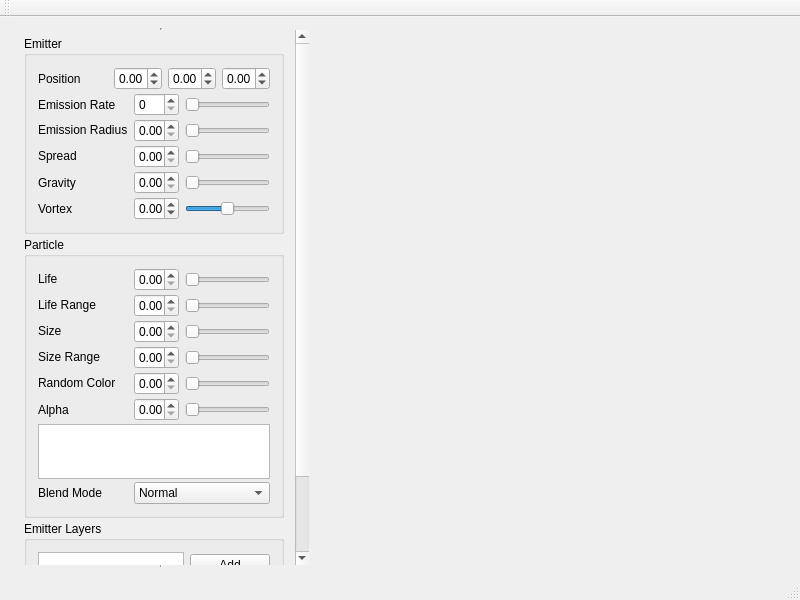
<?xml version="1.0" encoding="UTF-8"?>
<ui version="4.0">
 <class>MainWindow</class>
 <widget class="QMainWindow" name="MainWindow">
  <property name="geometry">
   <rect>
    <x>0</x>
    <y>0</y>
    <width>800</width>
    <height>600</height>
   </rect>
  </property>
  <property name="minimumSize">
   <size>
    <width>300</width>
    <height>300</height>
   </size>
  </property>
  <property name="windowTitle">
   <string>MainWindow</string>
  </property>
  <property name="statusTip">
   <string>Left: Rotate, Middle: Pan, Right/Scroll: Zoom</string>
  </property>
  <widget class="QWidget" name="centralWidget">
   <layout class="QHBoxLayout" name="horizontalLayout">
    <item>
     <layout class="QHBoxLayout" name="horizontalLayout_3">
      <item>
       <widget class="QScrollArea" name="scrollArea">
        <property name="sizePolicy">
         <sizepolicy hsizetype="Fixed" vsizetype="Expanding">
          <horstretch>0</horstretch>
          <verstretch>0</verstretch>
         </sizepolicy>
        </property>
        <property name="minimumSize">
         <size>
          <width>300</width>
          <height>0</height>
         </size>
        </property>
        <property name="maximumSize">
         <size>
          <width>240</width>
          <height>16777215</height>
         </size>
        </property>
        <property name="frameShape">
         <enum>QFrame::VLine</enum>
        </property>
        <property name="widgetResizable">
         <bool>true</bool>
        </property>
        <property name="alignment">
         <set>Qt::AlignLeading|Qt::AlignLeft|Qt::AlignTop</set>
        </property>
        <widget class="QWidget" name="scrollAreaWidgetContents">
         <property name="geometry">
          <rect>
           <x>0</x>
           <y>-59</y>
           <width>281</width>
           <height>584</height>
          </rect>
         </property>
         <layout class="QVBoxLayout" name="verticalLayout_2">
          <property name="topMargin">
           <number>6</number>
          </property>
          <item>
           <layout class="QVBoxLayout" name="verticalLayout">
            <property name="spacing">
             <number>3</number>
            </property>
            <item>
             <widget class="QGroupBox" name="emitter_groupBox">
              <property name="title">
               <string>Emitter</string>
              </property>
              <layout class="QVBoxLayout" name="verticalLayout_5">
               <property name="spacing">
                <number>3</number>
               </property>
               <item>
                <layout class="QHBoxLayout" name="position_hlayout">
                 <item>
                  <widget class="QLabel" name="label_10">
                   <property name="sizePolicy">
                    <sizepolicy hsizetype="MinimumExpanding" vsizetype="Preferred">
                     <horstretch>0</horstretch>
                     <verstretch>0</verstretch>
                    </sizepolicy>
                   </property>
                   <property name="text">
                    <string>Position</string>
                   </property>
                  </widget>
                 </item>
                 <item>
                  <widget class="QDoubleSpinBox" name="offsetX">
                   <property name="minimumSize">
                    <size>
                     <width>48</width>
                     <height>0</height>
                    </size>
                   </property>
                   <property name="maximumSize">
                    <size>
                     <width>48</width>
                     <height>16777215</height>
                    </size>
                   </property>
                   <property name="buttonSymbols">
                    <enum>QAbstractSpinBox::UpDownArrows</enum>
                   </property>
                   <property name="minimum">
                    <double>-99.989999999999995</double>
                   </property>
                   <property name="singleStep">
                    <double>0.250000000000000</double>
                   </property>
                  </widget>
                 </item>
                 <item>
                  <widget class="QDoubleSpinBox" name="offsetY">
                   <property name="minimumSize">
                    <size>
                     <width>48</width>
                     <height>0</height>
                    </size>
                   </property>
                   <property name="maximumSize">
                    <size>
                     <width>48</width>
                     <height>16777215</height>
                    </size>
                   </property>
                   <property name="minimum">
                    <double>-99.989999999999995</double>
                   </property>
                   <property name="singleStep">
                    <double>0.250000000000000</double>
                   </property>
                  </widget>
                 </item>
                 <item>
                  <widget class="QDoubleSpinBox" name="offsetZ">
                   <property name="minimumSize">
                    <size>
                     <width>48</width>
                     <height>0</height>
                    </size>
                   </property>
                   <property name="maximumSize">
                    <size>
                     <width>48</width>
                     <height>16777215</height>
                    </size>
                   </property>
                   <property name="minimum">
                    <double>-99.989999999999995</double>
                   </property>
                   <property name="singleStep">
                    <double>0.250000000000000</double>
                   </property>
                  </widget>
                 </item>
                </layout>
               </item>
               <item>
                <layout class="QHBoxLayout" name="emissionRate_hlayout">
                 <item>
                  <widget class="QLabel" name="label_8">
                   <property name="sizePolicy">
                    <sizepolicy hsizetype="Fixed" vsizetype="Preferred">
                     <horstretch>0</horstretch>
                     <verstretch>0</verstretch>
                    </sizepolicy>
                   </property>
                   <property name="minimumSize">
                    <size>
                     <width>90</width>
                     <height>0</height>
                    </size>
                   </property>
                   <property name="text">
                    <string>Emission Rate</string>
                   </property>
                  </widget>
                 </item>
                 <item>
                  <widget class="QSpinBox" name="emissionRate">
                   <property name="sizePolicy">
                    <sizepolicy hsizetype="Fixed" vsizetype="Fixed">
                     <horstretch>0</horstretch>
                     <verstretch>0</verstretch>
                    </sizepolicy>
                   </property>
                   <property name="minimumSize">
                    <size>
                     <width>45</width>
                     <height>0</height>
                    </size>
                   </property>
                   <property name="maximumSize">
                    <size>
                     <width>45</width>
                     <height>16777215</height>
                    </size>
                   </property>
                   <property name="maximum">
                    <number>500</number>
                   </property>
                  </widget>
                 </item>
                 <item>
                  <widget class="QSlider" name="s_emissionRate">
                   <property name="sizePolicy">
                    <sizepolicy hsizetype="Expanding" vsizetype="Fixed">
                     <horstretch>0</horstretch>
                     <verstretch>0</verstretch>
                    </sizepolicy>
                   </property>
                   <property name="maximum">
                    <number>200</number>
                   </property>
                   <property name="orientation">
                    <enum>Qt::Horizontal</enum>
                   </property>
                  </widget>
                 </item>
                </layout>
               </item>
               <item>
                <layout class="QHBoxLayout" name="emissionRadius_hlayout">
                 <property name="sizeConstraint">
                  <enum>QLayout::SetDefaultConstraint</enum>
                 </property>
                 <item>
                  <widget class="QLabel" name="label_7">
                   <property name="sizePolicy">
                    <sizepolicy hsizetype="Fixed" vsizetype="Fixed">
                     <horstretch>0</horstretch>
                     <verstretch>0</verstretch>
                    </sizepolicy>
                   </property>
                   <property name="minimumSize">
                    <size>
                     <width>90</width>
                     <height>0</height>
                    </size>
                   </property>
                   <property name="text">
                    <string>Emission Radius</string>
                   </property>
                  </widget>
                 </item>
                 <item>
                  <widget class="QDoubleSpinBox" name="emissionRadius">
                   <property name="sizePolicy">
                    <sizepolicy hsizetype="Fixed" vsizetype="Fixed">
                     <horstretch>0</horstretch>
                     <verstretch>0</verstretch>
                    </sizepolicy>
                   </property>
                   <property name="minimumSize">
                    <size>
                     <width>45</width>
                     <height>0</height>
                    </size>
                   </property>
                   <property name="maximumSize">
                    <size>
                     <width>45</width>
                     <height>16777215</height>
                    </size>
                   </property>
                   <property name="singleStep">
                    <double>0.250000000000000</double>
                   </property>
                  </widget>
                 </item>
                 <item>
                  <widget class="QSlider" name="s_emissionRadius">
                   <property name="sizePolicy">
                    <sizepolicy hsizetype="Expanding" vsizetype="Fixed">
                     <horstretch>0</horstretch>
                     <verstretch>0</verstretch>
                    </sizepolicy>
                   </property>
                   <property name="maximum">
                    <number>1000</number>
                   </property>
                   <property name="orientation">
                    <enum>Qt::Horizontal</enum>
                   </property>
                  </widget>
                 </item>
                </layout>
               </item>
               <item>
                <layout class="QHBoxLayout" name="spread_hlayout">
                 <item>
                  <widget class="QLabel" name="label_5">
                   <property name="sizePolicy">
                    <sizepolicy hsizetype="Fixed" vsizetype="Fixed">
                     <horstretch>0</horstretch>
                     <verstretch>0</verstretch>
                    </sizepolicy>
                   </property>
                   <property name="minimumSize">
                    <size>
                     <width>90</width>
                     <height>0</height>
                    </size>
                   </property>
                   <property name="text">
                    <string>Spread</string>
                   </property>
                  </widget>
                 </item>
                 <item>
                  <widget class="QDoubleSpinBox" name="spread">
                   <property name="sizePolicy">
                    <sizepolicy hsizetype="Fixed" vsizetype="Fixed">
                     <horstretch>0</horstretch>
                     <verstretch>0</verstretch>
                    </sizepolicy>
                   </property>
                   <property name="minimumSize">
                    <size>
                     <width>45</width>
                     <height>0</height>
                    </size>
                   </property>
                   <property name="maximumSize">
                    <size>
                     <width>45</width>
                     <height>16777215</height>
                    </size>
                   </property>
                   <property name="singleStep">
                    <double>0.250000000000000</double>
                   </property>
                  </widget>
                 </item>
                 <item>
                  <widget class="QSlider" name="s_spread">
                   <property name="sizePolicy">
                    <sizepolicy hsizetype="Expanding" vsizetype="Fixed">
                     <horstretch>0</horstretch>
                     <verstretch>0</verstretch>
                    </sizepolicy>
                   </property>
                   <property name="maximum">
                    <number>200</number>
                   </property>
                   <property name="orientation">
                    <enum>Qt::Horizontal</enum>
                   </property>
                  </widget>
                 </item>
                </layout>
               </item>
               <item>
                <layout class="QHBoxLayout" name="gravity_hlayout">
                 <item>
                  <widget class="QLabel" name="label_9">
                   <property name="sizePolicy">
                    <sizepolicy hsizetype="Fixed" vsizetype="Preferred">
                     <horstretch>0</horstretch>
                     <verstretch>0</verstretch>
                    </sizepolicy>
                   </property>
                   <property name="minimumSize">
                    <size>
                     <width>90</width>
                     <height>0</height>
                    </size>
                   </property>
                   <property name="text">
                    <string>Gravity</string>
                   </property>
                  </widget>
                 </item>
                 <item>
                  <widget class="QDoubleSpinBox" name="gravity">
                   <property name="sizePolicy">
                    <sizepolicy hsizetype="Fixed" vsizetype="Fixed">
                     <horstretch>0</horstretch>
                     <verstretch>0</verstretch>
                    </sizepolicy>
                   </property>
                   <property name="minimumSize">
                    <size>
                     <width>45</width>
                     <height>0</height>
                    </size>
                   </property>
                   <property name="maximumSize">
                    <size>
                     <width>45</width>
                     <height>16777215</height>
                    </size>
                   </property>
                  </widget>
                 </item>
                 <item>
                  <widget class="QSlider" name="s_gravity">
                   <property name="sizePolicy">
                    <sizepolicy hsizetype="Expanding" vsizetype="Fixed">
                     <horstretch>0</horstretch>
                     <verstretch>0</verstretch>
                    </sizepolicy>
                   </property>
                   <property name="maximum">
                    <number>500</number>
                   </property>
                   <property name="orientation">
                    <enum>Qt::Horizontal</enum>
                   </property>
                  </widget>
                 </item>
                </layout>
               </item>
               <item>
                <layout class="QHBoxLayout" name="vortex_hlayout">
                 <item>
                  <widget class="QLabel" name="label_11">
                   <property name="sizePolicy">
                    <sizepolicy hsizetype="Fixed" vsizetype="Preferred">
                     <horstretch>0</horstretch>
                     <verstretch>0</verstretch>
                    </sizepolicy>
                   </property>
                   <property name="minimumSize">
                    <size>
                     <width>90</width>
                     <height>0</height>
                    </size>
                   </property>
                   <property name="text">
                    <string>Vortex</string>
                   </property>
                  </widget>
                 </item>
                 <item>
                  <widget class="QDoubleSpinBox" name="vortex">
                   <property name="sizePolicy">
                    <sizepolicy hsizetype="Fixed" vsizetype="Fixed">
                     <horstretch>0</horstretch>
                     <verstretch>0</verstretch>
                    </sizepolicy>
                   </property>
                   <property name="minimumSize">
                    <size>
                     <width>45</width>
                     <height>0</height>
                    </size>
                   </property>
                   <property name="maximumSize">
                    <size>
                     <width>45</width>
                     <height>16777215</height>
                    </size>
                   </property>
                   <property name="minimum">
                    <double>-360.000000000000000</double>
                   </property>
                   <property name="maximum">
                    <double>360.000000000000000</double>
                   </property>
                  </widget>
                 </item>
                 <item>
                  <widget class="QSlider" name="s_vortex">
                   <property name="sizePolicy">
                    <sizepolicy hsizetype="Expanding" vsizetype="Fixed">
                     <horstretch>0</horstretch>
                     <verstretch>0</verstretch>
                    </sizepolicy>
                   </property>
                   <property name="minimum">
                    <number>-36000</number>
                   </property>
                   <property name="maximum">
                    <number>36000</number>
                   </property>
                   <property name="orientation">
                    <enum>Qt::Horizontal</enum>
                   </property>
                  </widget>
                 </item>
                </layout>
               </item>
              </layout>
              <zorder></zorder>
              <zorder></zorder>
              <zorder></zorder>
              <zorder></zorder>
              <zorder></zorder>
              <zorder></zorder>
             </widget>
            </item>
            <item>
             <widget class="QGroupBox" name="particle_groupBox">
              <property name="title">
               <string>Particle</string>
              </property>
              <layout class="QVBoxLayout" name="verticalLayout_4">
               <property name="spacing">
                <number>3</number>
               </property>
               <item>
                <layout class="QHBoxLayout" name="life_hlayout">
                 <item>
                  <widget class="QLabel" name="label">
                   <property name="sizePolicy">
                    <sizepolicy hsizetype="Fixed" vsizetype="Fixed">
                     <horstretch>0</horstretch>
                     <verstretch>0</verstretch>
                    </sizepolicy>
                   </property>
                   <property name="minimumSize">
                    <size>
                     <width>90</width>
                     <height>0</height>
                    </size>
                   </property>
                   <property name="text">
                    <string>Life</string>
                   </property>
                  </widget>
                 </item>
                 <item>
                  <widget class="QDoubleSpinBox" name="life">
                   <property name="sizePolicy">
                    <sizepolicy hsizetype="Fixed" vsizetype="Fixed">
                     <horstretch>0</horstretch>
                     <verstretch>0</verstretch>
                    </sizepolicy>
                   </property>
                   <property name="minimumSize">
                    <size>
                     <width>45</width>
                     <height>0</height>
                    </size>
                   </property>
                   <property name="maximumSize">
                    <size>
                     <width>45</width>
                     <height>16777215</height>
                    </size>
                   </property>
                  </widget>
                 </item>
                 <item>
                  <widget class="QSlider" name="s_life">
                   <property name="sizePolicy">
                    <sizepolicy hsizetype="Expanding" vsizetype="Fixed">
                     <horstretch>0</horstretch>
                     <verstretch>0</verstretch>
                    </sizepolicy>
                   </property>
                   <property name="maximum">
                    <number>500</number>
                   </property>
                   <property name="orientation">
                    <enum>Qt::Horizontal</enum>
                   </property>
                  </widget>
                 </item>
                </layout>
               </item>
               <item>
                <layout class="QHBoxLayout" name="lifeRange_hlayout">
                 <item>
                  <widget class="QLabel" name="label_2">
                   <property name="sizePolicy">
                    <sizepolicy hsizetype="Fixed" vsizetype="Fixed">
                     <horstretch>0</horstretch>
                     <verstretch>0</verstretch>
                    </sizepolicy>
                   </property>
                   <property name="minimumSize">
                    <size>
                     <width>90</width>
                     <height>0</height>
                    </size>
                   </property>
                   <property name="text">
                    <string>Life Range</string>
                   </property>
                  </widget>
                 </item>
                 <item>
                  <widget class="QDoubleSpinBox" name="lifeRange">
                   <property name="sizePolicy">
                    <sizepolicy hsizetype="Fixed" vsizetype="Fixed">
                     <horstretch>0</horstretch>
                     <verstretch>0</verstretch>
                    </sizepolicy>
                   </property>
                   <property name="minimumSize">
                    <size>
                     <width>45</width>
                     <height>0</height>
                    </size>
                   </property>
                   <property name="maximumSize">
                    <size>
                     <width>45</width>
                     <height>16777215</height>
                    </size>
                   </property>
                   <property name="singleStep">
                    <double>0.250000000000000</double>
                   </property>
                  </widget>
                 </item>
                 <item>
                  <widget class="QSlider" name="s_lifeRange">
                   <property name="sizePolicy">
                    <sizepolicy hsizetype="Expanding" vsizetype="Fixed">
                     <horstretch>0</horstretch>
                     <verstretch>0</verstretch>
                    </sizepolicy>
                   </property>
                   <property name="maximum">
                    <number>500</number>
                   </property>
                   <property name="orientation">
                    <enum>Qt::Horizontal</enum>
                   </property>
                  </widget>
                 </item>
                </layout>
               </item>
               <item>
                <layout class="QHBoxLayout" name="size_hlayout">
                 <item>
                  <widget class="QLabel" name="label_3">
                   <property name="sizePolicy">
                    <sizepolicy hsizetype="Fixed" vsizetype="Fixed">
                     <horstretch>0</horstretch>
                     <verstretch>0</verstretch>
                    </sizepolicy>
                   </property>
                   <property name="minimumSize">
                    <size>
                     <width>90</width>
                     <height>0</height>
                    </size>
                   </property>
                   <property name="text">
                    <string>Size</string>
                   </property>
                  </widget>
                 </item>
                 <item>
                  <widget class="QDoubleSpinBox" name="size">
                   <property name="sizePolicy">
                    <sizepolicy hsizetype="Fixed" vsizetype="Fixed">
                     <horstretch>0</horstretch>
                     <verstretch>0</verstretch>
                    </sizepolicy>
                   </property>
                   <property name="minimumSize">
                    <size>
                     <width>45</width>
                     <height>0</height>
                    </size>
                   </property>
                   <property name="maximumSize">
                    <size>
                     <width>45</width>
                     <height>16777215</height>
                    </size>
                   </property>
                   <property name="singleStep">
                    <double>0.250000000000000</double>
                   </property>
                  </widget>
                 </item>
                 <item>
                  <widget class="QSlider" name="s_size">
                   <property name="sizePolicy">
                    <sizepolicy hsizetype="Expanding" vsizetype="Fixed">
                     <horstretch>0</horstretch>
                     <verstretch>0</verstretch>
                    </sizepolicy>
                   </property>
                   <property name="maximum">
                    <number>100</number>
                   </property>
                   <property name="orientation">
                    <enum>Qt::Horizontal</enum>
                   </property>
                  </widget>
                 </item>
                </layout>
               </item>
               <item>
                <layout class="QHBoxLayout" name="sizeRange_hlayout">
                 <item>
                  <widget class="QLabel" name="label_4">
                   <property name="sizePolicy">
                    <sizepolicy hsizetype="Fixed" vsizetype="Fixed">
                     <horstretch>0</horstretch>
                     <verstretch>0</verstretch>
                    </sizepolicy>
                   </property>
                   <property name="minimumSize">
                    <size>
                     <width>90</width>
                     <height>0</height>
                    </size>
                   </property>
                   <property name="text">
                    <string>Size Range</string>
                   </property>
                  </widget>
                 </item>
                 <item>
                  <widget class="QDoubleSpinBox" name="sizeRange">
                   <property name="sizePolicy">
                    <sizepolicy hsizetype="Fixed" vsizetype="Fixed">
                     <horstretch>0</horstretch>
                     <verstretch>0</verstretch>
                    </sizepolicy>
                   </property>
                   <property name="minimumSize">
                    <size>
                     <width>45</width>
                     <height>0</height>
                    </size>
                   </property>
                   <property name="maximumSize">
                    <size>
                     <width>45</width>
                     <height>16777215</height>
                    </size>
                   </property>
                   <property name="singleStep">
                    <double>0.250000000000000</double>
                   </property>
                  </widget>
                 </item>
                 <item>
                  <widget class="QSlider" name="s_sizeRange">
                   <property name="sizePolicy">
                    <sizepolicy hsizetype="Expanding" vsizetype="Fixed">
                     <horstretch>0</horstretch>
                     <verstretch>0</verstretch>
                    </sizepolicy>
                   </property>
                   <property name="maximum">
                    <number>100</number>
                   </property>
                   <property name="orientation">
                    <enum>Qt::Horizontal</enum>
                   </property>
                  </widget>
                 </item>
                </layout>
               </item>
               <item>
                <layout class="QHBoxLayout" name="saturation_hlayout">
                 <item>
                  <widget class="QLabel" name="label_6">
                   <property name="sizePolicy">
                    <sizepolicy hsizetype="Fixed" vsizetype="Fixed">
                     <horstretch>0</horstretch>
                     <verstretch>0</verstretch>
                    </sizepolicy>
                   </property>
                   <property name="minimumSize">
                    <size>
                     <width>90</width>
                     <height>0</height>
                    </size>
                   </property>
                   <property name="text">
                    <string>Random Color</string>
                   </property>
                  </widget>
                 </item>
                 <item>
                  <widget class="QDoubleSpinBox" name="saturation">
                   <property name="sizePolicy">
                    <sizepolicy hsizetype="Fixed" vsizetype="Fixed">
                     <horstretch>0</horstretch>
                     <verstretch>0</verstretch>
                    </sizepolicy>
                   </property>
                   <property name="minimumSize">
                    <size>
                     <width>45</width>
                     <height>0</height>
                    </size>
                   </property>
                   <property name="maximumSize">
                    <size>
                     <width>45</width>
                     <height>16777215</height>
                    </size>
                   </property>
                   <property name="maximum">
                    <double>1.000000000000000</double>
                   </property>
                   <property name="singleStep">
                    <double>0.100000000000000</double>
                   </property>
                  </widget>
                 </item>
                 <item>
                  <widget class="QSlider" name="s_saturation">
                   <property name="sizePolicy">
                    <sizepolicy hsizetype="Expanding" vsizetype="Fixed">
                     <horstretch>0</horstretch>
                     <verstretch>0</verstretch>
                    </sizepolicy>
                   </property>
                   <property name="maximum">
                    <number>100</number>
                   </property>
                   <property name="orientation">
                    <enum>Qt::Horizontal</enum>
                   </property>
                  </widget>
                 </item>
                </layout>
               </item>
               <item>
                <layout class="QHBoxLayout" name="alpha_hlayout">
                 <item>
                  <widget class="QLabel" name="label_12">
                   <property name="sizePolicy">
                    <sizepolicy hsizetype="Fixed" vsizetype="Preferred">
                     <horstretch>0</horstretch>
                     <verstretch>0</verstretch>
                    </sizepolicy>
                   </property>
                   <property name="minimumSize">
                    <size>
                     <width>90</width>
                     <height>0</height>
                    </size>
                   </property>
                   <property name="text">
                    <string>Alpha</string>
                   </property>
                  </widget>
                 </item>
                 <item>
                  <widget class="QDoubleSpinBox" name="alpha">
                   <property name="sizePolicy">
                    <sizepolicy hsizetype="Fixed" vsizetype="Fixed">
                     <horstretch>0</horstretch>
                     <verstretch>0</verstretch>
                    </sizepolicy>
                   </property>
                   <property name="minimumSize">
                    <size>
                     <width>45</width>
                     <height>0</height>
                    </size>
                   </property>
                   <property name="maximumSize">
                    <size>
                     <width>45</width>
                     <height>16777215</height>
                    </size>
                   </property>
                   <property name="maximum">
                    <double>1.000000000000000</double>
                   </property>
                   <property name="singleStep">
                    <double>0.100000000000000</double>
                   </property>
                  </widget>
                 </item>
                 <item>
                  <widget class="QSlider" name="s_alpha">
                   <property name="sizePolicy">
                    <sizepolicy hsizetype="Expanding" vsizetype="Fixed">
                     <horstretch>0</horstretch>
                     <verstretch>0</verstretch>
                    </sizepolicy>
                   </property>
                   <property name="maximum">
                    <number>100</number>
                   </property>
                   <property name="orientation">
                    <enum>Qt::Horizontal</enum>
                   </property>
                  </widget>
                 </item>
                </layout>
               </item>
               <item>
                <widget class="QListWidget" name="particleImage">
                 <property name="sizePolicy">
                  <sizepolicy hsizetype="Expanding" vsizetype="Maximum">
                   <horstretch>0</horstretch>
                   <verstretch>0</verstretch>
                  </sizepolicy>
                 </property>
                 <property name="maximumSize">
                  <size>
                   <width>16777215</width>
                   <height>55</height>
                  </size>
                 </property>
                 <property name="autoScroll">
                  <bool>true</bool>
                 </property>
                 <property name="iconSize">
                  <size>
                   <width>29</width>
                   <height>29</height>
                  </size>
                 </property>
                 <property name="movement">
                  <enum>QListView::Static</enum>
                 </property>
                 <property name="viewMode">
                  <enum>QListView::IconMode</enum>
                 </property>
                 <property name="uniformItemSizes">
                  <bool>true</bool>
                 </property>
                 <property name="currentRow">
                  <number>-1</number>
                 </property>
                </widget>
               </item>
               <item>
                <layout class="QHBoxLayout" name="horizontalLayout_2">
                 <item>
                  <widget class="QLabel" name="label_13">
                   <property name="sizePolicy">
                    <sizepolicy hsizetype="Fixed" vsizetype="Preferred">
                     <horstretch>0</horstretch>
                     <verstretch>0</verstretch>
                    </sizepolicy>
                   </property>
                   <property name="minimumSize">
                    <size>
                     <width>90</width>
                     <height>0</height>
                    </size>
                   </property>
                   <property name="text">
                    <string>Blend Mode</string>
                   </property>
                  </widget>
                 </item>
                 <item>
                  <widget class="QComboBox" name="blendMode">
                   <item>
                    <property name="text">
                     <string>Normal</string>
                    </property>
                   </item>
                   <item>
                    <property name="text">
                     <string>Darken</string>
                    </property>
                   </item>
                   <item>
                    <property name="text">
                     <string>Subtract</string>
                    </property>
                   </item>
                  </widget>
                 </item>
                </layout>
               </item>
              </layout>
             </widget>
            </item>
            <item>
             <widget class="QGroupBox" name="emitters_groupBox">
              <property name="title">
               <string>Emitter Layers</string>
              </property>
              <layout class="QVBoxLayout" name="verticalLayout_6">
               <item>
                <layout class="QHBoxLayout" name="emitters_hlayout">
                 <item>
                  <widget class="QListWidget" name="emitters">
                   <property name="sizePolicy">
                    <sizepolicy hsizetype="Expanding" vsizetype="Minimum">
                     <horstretch>0</horstretch>
                     <verstretch>0</verstretch>
                    </sizepolicy>
                   </property>
                   <property name="maximumSize">
                    <size>
                     <width>16777215</width>
                     <height>80</height>
                    </size>
                   </property>
                   <property name="dragDropMode">
                    <enum>QAbstractItemView::InternalMove</enum>
                   </property>
                  </widget>
                 </item>
                 <item>
                  <layout class="QVBoxLayout" name="verticalLayout_3">
                   <property name="spacing">
                    <number>3</number>
                   </property>
                   <item>
                    <widget class="QPushButton" name="btnAddEmitter">
                     <property name="text">
                      <string>Add</string>
                     </property>
                    </widget>
                   </item>
                   <item>
                    <widget class="QPushButton" name="btnToggleEmitter">
                     <property name="text">
                      <string>Toggle</string>
                     </property>
                    </widget>
                   </item>
                   <item>
                    <widget class="QPushButton" name="btnDeleteEmitter">
                     <property name="text">
                      <string>Delete</string>
                     </property>
                    </widget>
                   </item>
                  </layout>
                 </item>
                </layout>
               </item>
              </layout>
             </widget>
            </item>
            <item>
             <spacer name="verticalSpacer">
              <property name="orientation">
               <enum>Qt::Vertical</enum>
              </property>
              <property name="sizeHint" stdset="0">
               <size>
                <width>20</width>
                <height>40</height>
               </size>
              </property>
             </spacer>
            </item>
           </layout>
          </item>
         </layout>
        </widget>
       </widget>
      </item>
      <item>
       <widget class="GLWidget" name="glView" native="true">
        <property name="sizePolicy">
         <sizepolicy hsizetype="Preferred" vsizetype="MinimumExpanding">
          <horstretch>0</horstretch>
          <verstretch>0</verstretch>
         </sizepolicy>
        </property>
        <property name="focusPolicy">
         <enum>Qt::StrongFocus</enum>
        </property>
       </widget>
      </item>
     </layout>
    </item>
   </layout>
  </widget>
  <widget class="QMenuBar" name="menuBar">
   <property name="geometry">
    <rect>
     <x>0</x>
     <y>0</y>
     <width>800</width>
     <height>21</height>
    </rect>
   </property>
  </widget>
  <widget class="QToolBar" name="mainToolBar">
   <attribute name="toolBarArea">
    <enum>TopToolBarArea</enum>
   </attribute>
   <attribute name="toolBarBreak">
    <bool>false</bool>
   </attribute>
  </widget>
  <widget class="QStatusBar" name="statusBar"/>
 </widget>
 <layoutdefault spacing="6" margin="11"/>
 <customwidgets>
  <customwidget>
   <class>GLWidget</class>
   <extends>QWidget</extends>
   <header>glwidget.h</header>
   <container>1</container>
  </customwidget>
 </customwidgets>
 <resources/>
 <connections/>
</ui>
